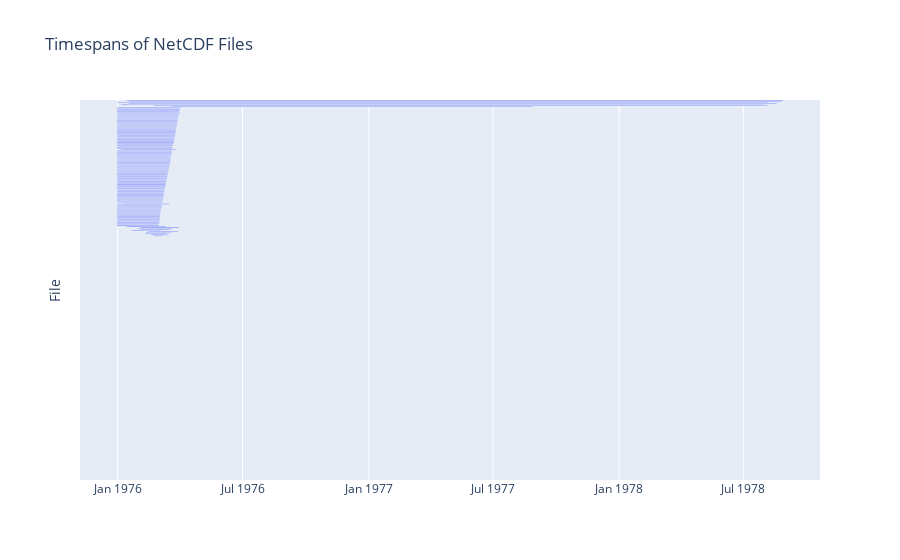

Notebook source saved alongside this figure:
### Code cell
import pandas as pd
import plotly.express as px

# Load the CSV file into a DataFrame
df = pd.read_csv('netcdf_dates.csv')

# Convert the start and stop dates to datetime format
df['Start Date'] = pd.to_datetime(df['Start Date'], errors='coerce')
df['Stop Date'] = pd.to_datetime(df['Stop Date'], errors='coerce')

# Sort the DataFrame by start date
df = df.sort_values('Start Date')

# Plot the timespans
fig = px.timeline(df, x_start='Start Date', x_end='Stop Date', y='File', title='Timespans of NetCDF Files')
fig.update_yaxes(categoryorder='total ascending', showticklabels=False)
fig.show()

### Figure 1 — Plotly figure (JSON) as saved in the notebook; plotly's stock layout.template omitted (floating-point values rounded to 4 significant figures; data arrays with more than 128 entries replaced by an {"elided": "..."} marker saying what was removed)
{"data": [{"base": {"elided": "371 str values"}, "hovertemplate": "Start Date=%{base}<br>Stop Date=%{x}<br>File=%{y}<extra></extra>", "legendgroup": "", "marker": {"color": "#636efa", "pattern": {"shape": ""}}, "name": "", "orientation": "h", "showlegend": false, "textposition": "auto", "type": "bar", "x": {"elided": "371 int values"}, "xaxis": "x", "y": {"elided": "371 str values"}, "yaxis": "y"}], "layout": {"barmode": "overlay", "legend": {"tracegroupgap": 0}, "title": {"text": "Timespans of NetCDF Files"}, "xaxis": {"anchor": "y", "domain": [0, 1], "type": "date"}, "yaxis": {"anchor": "x", "categoryorder": "total ascending", "domain": [0, 1], "showticklabels": false, "title": {"text": "File"}}}}
